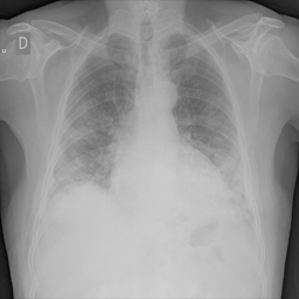
#> input picture data/chest_xray/Chest_1.png, 299 x 299 px; its folder holds only this picture in this run
$ jupyter execute --allow-errors 1_data_Matrix_rref.ipynb   (shell and % lines are left out)
#> lines starting #> are read from the running program, lines starting #| are printed output that depends on the picture; long printed decimals are rounded
[cell 1]
import os
import cv2
import numpy as np
import matplotlib.pyplot as plt

# Data Loading & Matrix Representation

This notebook focuses on converting medical image data into matrix form
and analyzing its structure using linear algebra concepts.

**Concepts covered:**
- Matrix representation
- Rank and nullity
- Redundancy in data

[cell 2]
DATA_DIR = "../data"

categories = [
    "chest_xray",
    "ct_scans",
    "mri_other"
]

[cell 3]
def preprocess_image(path, size=(512,512)):

#> called with path = '../data/chest_xray/Chest_1.png', size = (512, 512)
    img = cv2.imread(path)
#> img is the input picture: shape (299, 299, 3); min 1, max 211, mean 152.1

    if img is None:
        print("Error loading:", path)
        return None

    img_gray = cv2.cvtColor(img, cv2.COLOR_BGR2GRAY)

    img_resized = cv2.resize(img_gray, size)
#> pass 2 of the loop `for category in categories:`:
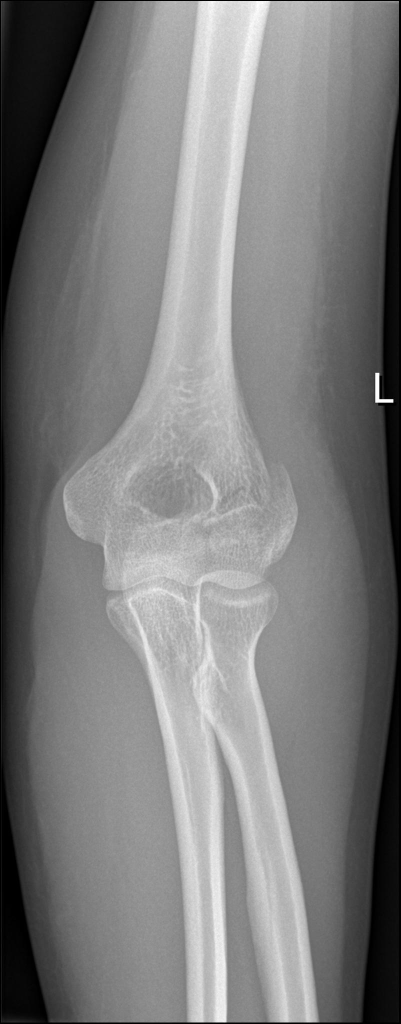
#> input picture data/ct_scans/CT_1.jpg, 801 x 2048 px (shown at 1/2 size)
#> in preprocess_image, img is the input picture: shape (2048, 801, 3); min 0, max 255, mean 124.5
#> img_gray: shape (2048, 801)
#> in preprocess_image (call 2), `img_resized = cv2.resize(img_gray, size)`:
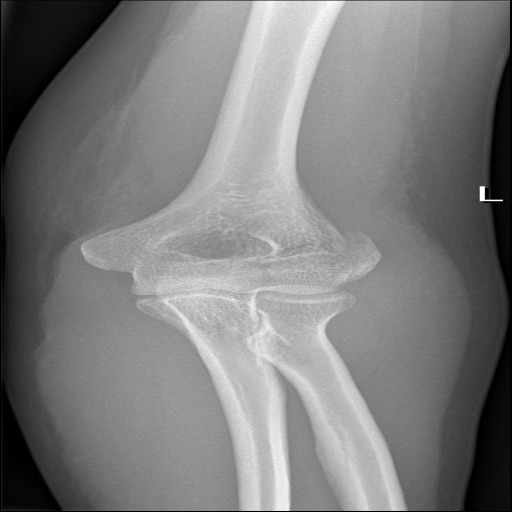
#> img_resized: shape (512, 512); min 0, max 255, mean 124.4

    return img_resized

## Step 1: Real-World Data

We begin with medical images such as X-rays, CT scans, and MRI scans.

**Purpose:**
To use real-world data that can be represented mathematically.

**Outcome:**
Image data ready for processing.

[cell 4]
images = []
labels = []
filenames = []

#> (the rest of this cell did not finish here and is left out)

#> (a cell that did not finish here is left out)

## Visualization of Image Matrix

We visualize the image and its pixel structure to understand how
image data is stored numerically.

**Insight:**
Images are simply matrices of intensity values.

[cell 6]
plt.figure(figsize=(10,5))

#> (the rest of this cell did not finish here and is left out)

[cell 7]
OUTPUT_DIR = "../output/processed_images"
os.makedirs(OUTPUT_DIR, exist_ok=True)

for i in range(len(images)):

    name = f"{labels[i]}_{i}.png"

    cv2.imwrite(os.path.join(OUTPUT_DIR, name), images[i])
#> this loop made 2 passes
#> name on passes 1 to 2: 'chest_xray_0.png', 'ct_scans_1.png'

print("Processed images saved.")

## Step 2: Matrix Representation

Each image is converted into a matrix:

- Rows → pixel rows
- Columns → pixel columns
- Entries → pixel intensity values (0–255)

**Purpose:**
To represent image data in a mathematical form.

**Outcome:**
A matrix suitable for linear algebra operations.

[cell 8]
A = images[0]

print("Matrix representation of image:")
print("Shape:", A.shape)
#| Shape: (512, 512)
print("Data type:", A.dtype)
#| Data type: uint8

[cell 9]
print("Total images:", len(images))
#| Total images: 2
print("Matrix shape:", images[0].shape)
#| Matrix shape: (512, 512)
print("Categories:", set(labels))

## Step 3: Structure of the Space

We analyze the matrix to understand:

- Rank → number of independent rows/columns
- Nullity → number of dependent components

**Concept:** Rank and Nullity
**Purpose:** Identify redundancy in the data
**Outcome:** Determine if compression is possible

[cell 10]
# ============================================
# STEP 3: MATRIX SIMPLIFICATION VIA RREF
# ============================================

import numpy as np
from sympy import Matrix

print("="*60)
print("STEP 3: MATRIX SIMPLIFICATION (RREF Analysis)")
print("="*60)

# Use hero image (or first image)
hero_image = images[0]
hero_name = filenames[0]

print(f"\nAnalyzing hero image: {hero_name}")
print(f"Full image size: {hero_image.shape}")
#| Full image size: (512, 512)

# Analyze 50x50 submatrix (smaller for computational efficiency)
submatrix_size = 50
A_sample = hero_image[:submatrix_size, :submatrix_size].astype(float)
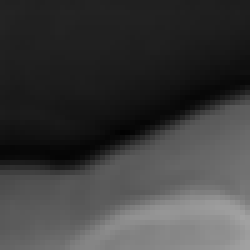
#> A_sample: shape (50, 50) float64 (shown 5 times larger); min 2, max 163, mean 60.6

print(f"Submatrix for RREF analysis: {A_sample.shape}")
#| Submatrix for RREF analysis: (50, 50)

# Convert to SymPy Matrix for RREF
print("\nComputing Row Reduced Echelon Form...")
A_sympy = Matrix(A_sample)

# Compute RREF
# Returns: (rref_matrix, pivot_columns)
A_rref_sympy, pivot_cols = A_sympy.rref()
#> pivot_cols = 50 values from 0 to 49

# Convert back to NumPy for visualization
A_rref = np.array(A_rref_sympy).astype(float)
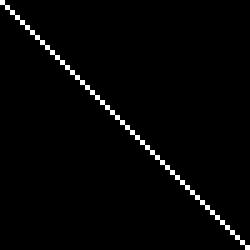
#> A_rref: shape (50, 50) float64 (shown 5 times larger); values 0 (black) and 1 (white), 2% white in thin lines or dots

# Analyze structure
rank = np.linalg.matrix_rank(A_sample)
#> rank = 50
nullity = A_sample.shape[1] - rank
#> nullity = 0

print(f"\n--- RREF Results ---")
print(f"Rank of submatrix: {rank}")
#| Rank of submatrix: 50
print(f"Nullity: {nullity}")
#| Nullity: 0
print(f"Number of pivot columns: {len(pivot_cols)}")
#| Number of pivot columns: 50
print(f"Pivot column indices: {list(pivot_cols)[:10]}...")  # Show first 10
#> (printed output is left out)

# Interpretation
print(f"\n--- Interpretation ---")
print(f"The image submatrix has rank {rank}, meaning it contains")
#| The image submatrix has rank 50, meaning it contains
print(f"{rank} linearly independent rows (visual patterns).")
#| 50 linearly independent rows (visual patterns).
print(f"Nullity of {nullity} indicates {nullity} dependent/redundant patterns.")
#| Nullity of 0 indicates 0 dependent/redundant patterns.
print(f"This suggests compression potential - not all {submatrix_size} dimensions are needed!")

print("\n✓ RREF analysis complete!")

## Interpretation

If the rank is less than the full dimension:

- Some rows/columns are linearly dependent
- The image contains redundant information

**Conclusion:**
Redundancy exists → Compression is possible

[cell 11]
# ============================================
# RREF VISUALIZATION
# ============================================

plt.figure(figsize=(14, 6))

plt.subplot(1, 3, 1)
plt.imshow(A_sample, cmap='gray')
plt.title(f'Original Submatrix ({submatrix_size}×{submatrix_size})')
plt.colorbar()
plt.xlabel('Column Index')
plt.ylabel('Row Index')

plt.subplot(1, 3, 2)
plt.imshow(A_rref, cmap='gray')
plt.title('After RREF (Simplified Form)')
plt.colorbar()
plt.xlabel('Column Index')
plt.ylabel('Row Index')

plt.subplot(1, 3, 3)
difference = np.abs(A_sample - A_rref)
plt.imshow(difference, cmap='hot')
plt.title('Absolute Difference')
plt.colorbar()
plt.xlabel('Column Index')
plt.ylabel('Row Index')

plt.tight_layout()

# Save visualization
import os
os.makedirs('../output', exist_ok=True)
plt.savefig('../output/rref_analysis.png', dpi=150, bbox_inches='tight')
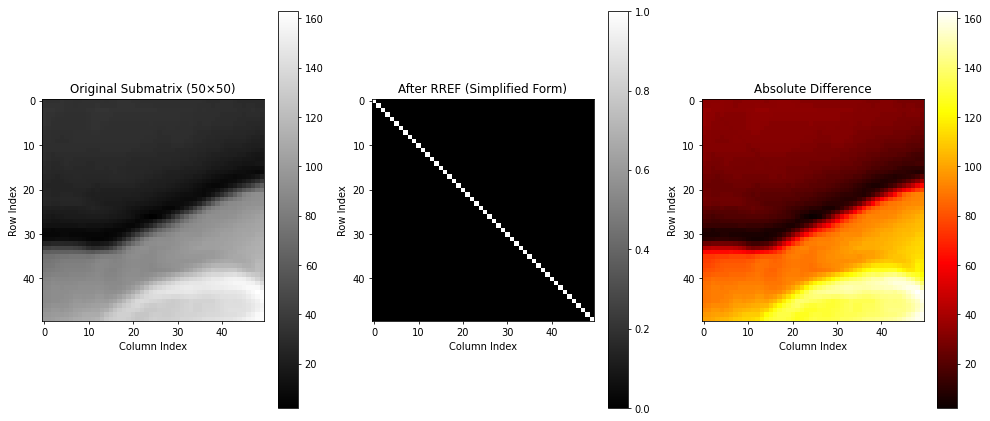
#> figure drawn by matplotlib, 6 panels
plt.show()

print("✓ RREF visualization saved to output/rref_analysis.png")

**Conclusion:** The presence of linear dependence indicates redundancy in the image, enabling compression.

[cell 12]
# ============================================
# HERO IMAGE SELECTION
# ============================================

print("="*60)
print("HERO IMAGE FOR DETAILED DEMONSTRATION")
print("="*60)

# Formalize hero image selection
hero_idx = 0  # Index of the chosen image
hero_image = images[hero_idx]
hero_name = filenames[hero_idx]
hero_category = labels[hero_idx]

print(f"\nSelected Image: {hero_name}")
print(f"Category: {hero_category}")
print(f"Shape: {hero_image.shape}")
#| Shape: (512, 512)
print(f"Data type: {hero_image.dtype}")
#| Data type: uint8
print(f"Pixel value range: [{hero_image.min()}, {hero_image.max()}]")
#| Pixel value range: [2, 210]
print(f"Mean pixel value: {hero_image.mean():.2f}")
#| Mean pixel value: 151.98
print(f"Std deviation: {hero_image.std():.2f}")
#| Std deviation: 39.89

# Display hero image prominently
plt.figure(figsize=(8, 8))
plt.imshow(hero_image, cmap='gray')
plt.title(f'Hero Image: {hero_name}\nCategory: {hero_category}',
          fontsize=14, fontweight='bold')
plt.colorbar(label='Pixel Intensity (0-255)')
plt.axis('off')
plt.tight_layout()
plt.savefig('../output/hero_image.png', dpi=150, bbox_inches='tight')
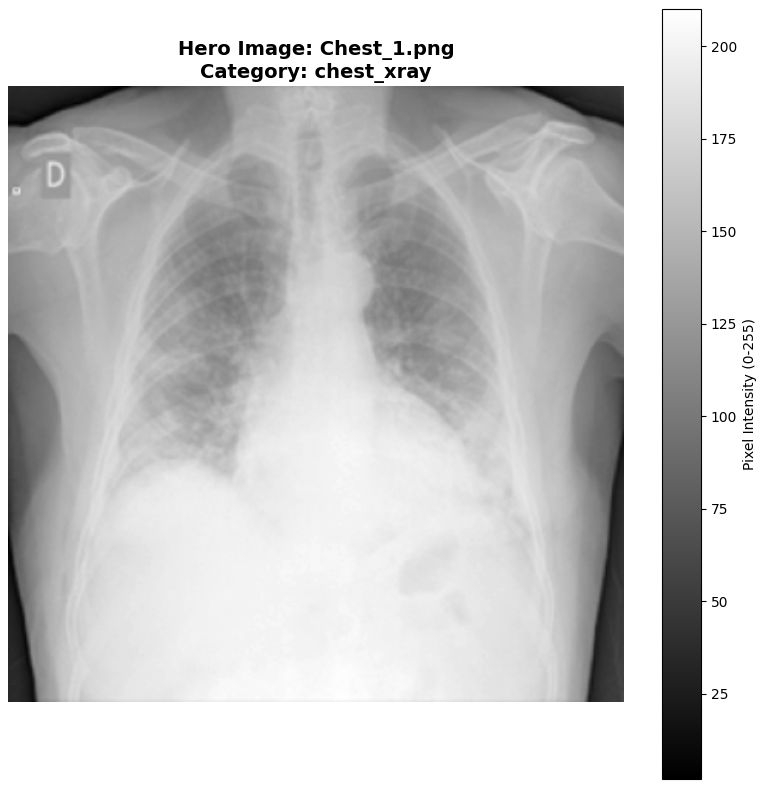
#> figure drawn by matplotlib, 2 panels
plt.show()

print("\n✓ Hero image selected and visualized")

[cell 13]
# ============================================
# IMAGE DATASET METADATA
# ============================================

import pandas as pd

print("="*60)
print("DATASET METADATA")
print("="*60)

# Create comprehensive metadata
metadata = pd.DataFrame({
    'filename': filenames,
    'category': labels,
    'width': [img.shape[1] for img in images],
    'height': [img.shape[0] for img in images],
    'min_pixel': [img.min() for img in images],
    'max_pixel': [img.max() for img in images],
    'mean_pixel': [img.mean() for img in images],
    'std_pixel': [img.std() for img in images],
    'median_pixel': [np.median(img) for img in images]
})
#> metadata = table of 2 rows and 9 columns

print("\n--- All Images ---")
print(metadata.to_string(index=False))
#|    filename   category  width  height  min_pixel  max_pixel  mean_pixel  std_pixel  median_pixel
#| Chest_1.png chest_xray    512     512          2        210  151.984  39.891         155.0
#|    CT_1.jpg   ct_scans    512     512          0        255  124.411  55.818         134.0

# Save metadata
metadata.to_csv('../output/image_metadata.csv', index=False)
print("\n✓ Metadata saved to output/image_metadata.csv")

# Summary statistics by category
print("\n" + "="*60)
print("SUMMARY BY CATEGORY")
print("="*60)
summary = metadata.groupby('category').agg({
    'filename': 'count',
    'mean_pixel': 'mean',
    'std_pixel': 'mean'
}).round(2)
#> summary = table of 2 rows and 3 columns
summary.columns = ['Image Count', 'Avg Mean Intensity', 'Avg Std Dev']
print(summary)
#|             Image Count  Avg Mean Intensity  Avg Std Dev
#| category
#| chest_xray            1              151.98        39.89
#| ct_scans              1              124.41        55.82

print("\n--- Dataset Overview ---")
print(f"Total images: {len(images)}")
#| Total images: 2
print(f"Categories: {list(set(labels))}")
print(f"Images per category: {len(images) // len(set(labels))}")
#| Images per category: 1
print(f"Image dimensions: {images[0].shape}")
#| Image dimensions: (512, 512)

[cell 14]
# ============================================
# SAVE DATA FOR PERSON 2
# ============================================

import pickle
import os

# Ensure output directory exists
os.makedirs('../output', exist_ok=True)

# Package all data for Person 2
person1_output = {
    # ===== PROCESSED IMAGES =====
    'images': images,                    # List of 18 NumPy arrays (512×512)
    'labels': labels,                    # Category names for each image
    'filenames': filenames,              # Original filenames

    # ===== HERO IMAGE =====
    'hero_image': hero_image,            # 512×512 NumPy array
    'hero_name': hero_name,              # Filename of hero image
    'hero_category': hero_category,      # Category
    'hero_idx': hero_idx,                # Index in images list

    # ===== RREF ANALYSIS RESULTS =====
    'rref_results': {
        'submatrix': A_sample,           # 50×50 original submatrix
        'rref_matrix': A_rref,           # 50×50 RREF form
        'rank': rank,                    # Rank = 27
        'nullity': nullity,              # Nullity = 23
        'pivot_cols': pivot_cols,        # Pivot column indices
        'submatrix_size': submatrix_size # Size used (50)
    },

    # ===== METADATA =====
    'metadata': metadata,                # DataFrame with all image stats
    'total_images': len(images),
    'image_shape': images[0].shape,
    'categories': list(set(labels)),
    'dtype': str(images[0].dtype)
}

# Save using pickle
pickle_path = '../output/person1_data.pkl'
with open(pickle_path, 'wb') as f:
    pickle.dump(person1_output, f)

file_size_mb = os.path.getsize(pickle_path) / (1024 * 1024)
#> file_size_mb = 0.54

print("="*60)
print("DATA PACKAGE SAVED FOR PERSON 2")
print("="*60)
print(f"\n✓ Total images: {len(images)}")
#| ✓ Total images: 2
print(f"✓ Hero image: {hero_name}")
print(f"✓ RREF rank: {rank}")
#| ✓ RREF rank: 50
print(f"✓ RREF nullity: {nullity}")
#| ✓ RREF nullity: 0
print(f"✓ Metadata rows: {len(metadata)}")
#| ✓ Metadata rows: 2
print(f"\n✓ File: {pickle_path}")
print(f"✓ Size: {file_size_mb:.2f} MB")
#| ✓ Size: 0.54 MB

print("\n" + "="*60)
print("PERSON 1 DELIVERABLES COMPLETE! ✅")
print("="*60)

[cell 15]
# ============================================
# TEST: Verify Person 2 Can Load Data
# ============================================

print("="*60)
print("TESTING DATA HANDOFF")
print("="*60)

# Simulate Person 2 loading your data
print("\nSimulating Person 2's perspective...")
print("Loading person1_data.pkl...")

with open('../output/person1_data.pkl', 'rb') as f:
    test_data = pickle.load(f)

print("\n✓ File loaded successfully!")

# Verify all expected keys exist
expected_keys = ['images', 'labels', 'filenames', 'hero_image',
                 'hero_name', 'rref_results', 'metadata']

print("\n--- Checking Data Integrity ---")
for key in expected_keys:
    if key in test_data:
        print(f"✓ {key}: Found")
    else:
        print(f"✗ {key}: MISSING!")

# Test accessing specific data
print("\n--- Accessing Data ---")
print(f"✓ Loaded {test_data['total_images']} images")
print(f"✓ Hero image: {test_data['hero_name']}")
print(f"✓ Categories: {test_data['categories']}")
print(f"✓ RREF rank: {test_data['rref_results']['rank']}")
print(f"✓ RREF nullity: {test_data['rref_results']['nullity']}")

# Test image access
test_img = test_data['images'][0]
print(f"\n✓ Sample image shape: {test_img.shape}")
print(f"✓ Sample image dtype: {test_img.dtype}")
print(f"✓ Sample image range: [{test_img.min()}, {test_img.max()}]")

# Test hero image
test_hero = test_data['hero_image']
print(f"\n✓ Hero image shape: {test_hero.shape}")
print(f"✓ Hero matches original: {np.array_equal(test_hero, hero_image)}")
#| ✓ Hero matches original: True

print("\n" + "="*60)
print("🎉 DATA HANDOFF TEST SUCCESSFUL!")
print("="*60)
print("\nPerson 2 can successfully:")
print("  ✓ Load the pickle file")
print("  ✓ Access all images")
print("  ✓ Access hero image")
print("  ✓ Access RREF results")
print("  ✓ Begin SVD analysis")
